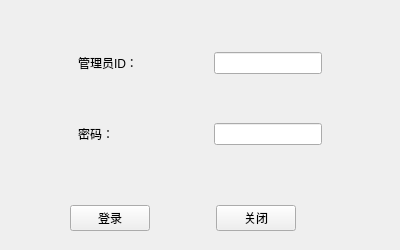
<?xml version="1.0" encoding="UTF-8"?>
<ui version="4.0">
 <class>LogInWindow</class>
 <widget class="QWidget" name="LogInWindow">
  <property name="geometry">
   <rect>
    <x>0</x>
    <y>0</y>
    <width>400</width>
    <height>250</height>
   </rect>
  </property>
  <property name="sizePolicy">
   <sizepolicy hsizetype="Preferred" vsizetype="Preferred">
    <horstretch>0</horstretch>
    <verstretch>0</verstretch>
   </sizepolicy>
  </property>
  <property name="minimumSize">
   <size>
    <width>400</width>
    <height>250</height>
   </size>
  </property>
  <property name="maximumSize">
   <size>
    <width>400</width>
    <height>250</height>
   </size>
  </property>
  <property name="windowTitle">
   <string>Form</string>
  </property>
  <widget class="QWidget" name="widget" native="true">
   <property name="geometry">
    <rect>
     <x>9</x>
     <y>9</y>
     <width>382</width>
     <height>180</height>
    </rect>
   </property>
   <property name="sizePolicy">
    <sizepolicy hsizetype="Preferred" vsizetype="Preferred">
     <horstretch>0</horstretch>
     <verstretch>0</verstretch>
    </sizepolicy>
   </property>
   <layout class="QGridLayout" name="gridLayout">
    <item row="0" column="1">
     <spacer name="horizontalSpacer">
      <property name="orientation">
       <enum>Qt::Horizontal</enum>
      </property>
      <property name="sizeHint" stdset="0">
       <size>
        <width>40</width>
        <height>20</height>
       </size>
      </property>
     </spacer>
    </item>
    <item row="0" column="4">
     <spacer name="horizontalSpacer_5">
      <property name="orientation">
       <enum>Qt::Horizontal</enum>
      </property>
      <property name="sizeHint" stdset="0">
       <size>
        <width>40</width>
        <height>20</height>
       </size>
      </property>
     </spacer>
    </item>
    <item row="2" column="1">
     <spacer name="horizontalSpacer_3">
      <property name="orientation">
       <enum>Qt::Horizontal</enum>
      </property>
      <property name="sizeHint" stdset="0">
       <size>
        <width>40</width>
        <height>20</height>
       </size>
      </property>
     </spacer>
    </item>
    <item row="2" column="2" colspan="2">
     <widget class="QLabel" name="label_2">
      <property name="text">
       <string>密码：</string>
      </property>
     </widget>
    </item>
    <item row="0" column="2" colspan="2">
     <widget class="QLabel" name="label">
      <property name="text">
       <string>管理员ID：</string>
      </property>
     </widget>
    </item>
    <item row="0" column="6">
     <spacer name="horizontalSpacer_2">
      <property name="orientation">
       <enum>Qt::Horizontal</enum>
      </property>
      <property name="sizeHint" stdset="0">
       <size>
        <width>40</width>
        <height>20</height>
       </size>
      </property>
     </spacer>
    </item>
    <item row="2" column="5">
     <widget class="QLineEdit" name="lineEdit_2">
      <property name="echoMode">
       <enum>QLineEdit::Password</enum>
      </property>
     </widget>
    </item>
    <item row="0" column="5">
     <widget class="QLineEdit" name="lineEdit"/>
    </item>
    <item row="2" column="6">
     <spacer name="horizontalSpacer_4">
      <property name="orientation">
       <enum>Qt::Horizontal</enum>
      </property>
      <property name="sizeHint" stdset="0">
       <size>
        <width>40</width>
        <height>20</height>
       </size>
      </property>
     </spacer>
    </item>
   </layout>
  </widget>
  <widget class="QWidget" name="widget_2" native="true">
   <property name="geometry">
    <rect>
     <x>9</x>
     <y>195</y>
     <width>348</width>
     <height>46</height>
    </rect>
   </property>
   <property name="sizePolicy">
    <sizepolicy hsizetype="Fixed" vsizetype="Fixed">
     <horstretch>0</horstretch>
     <verstretch>0</verstretch>
    </sizepolicy>
   </property>
   <layout class="QHBoxLayout" name="horizontalLayout">
    <item>
     <spacer name="horizontalSpacer_7">
      <property name="orientation">
       <enum>Qt::Horizontal</enum>
      </property>
      <property name="sizeHint" stdset="0">
       <size>
        <width>40</width>
        <height>20</height>
       </size>
      </property>
     </spacer>
    </item>
    <item>
     <widget class="QPushButton" name="pushButton">
      <property name="text">
       <string>登录</string>
      </property>
     </widget>
    </item>
    <item>
     <spacer name="horizontalSpacer_6">
      <property name="orientation">
       <enum>Qt::Horizontal</enum>
      </property>
      <property name="sizeHint" stdset="0">
       <size>
        <width>40</width>
        <height>20</height>
       </size>
      </property>
     </spacer>
    </item>
    <item>
     <widget class="QPushButton" name="pushButton_2">
      <property name="text">
       <string>关闭</string>
      </property>
     </widget>
    </item>
    <item>
     <spacer name="horizontalSpacer_8">
      <property name="orientation">
       <enum>Qt::Horizontal</enum>
      </property>
      <property name="sizeHint" stdset="0">
       <size>
        <width>40</width>
        <height>20</height>
       </size>
      </property>
     </spacer>
    </item>
   </layout>
  </widget>
 </widget>
 <resources/>
 <connections/>
</ui>
